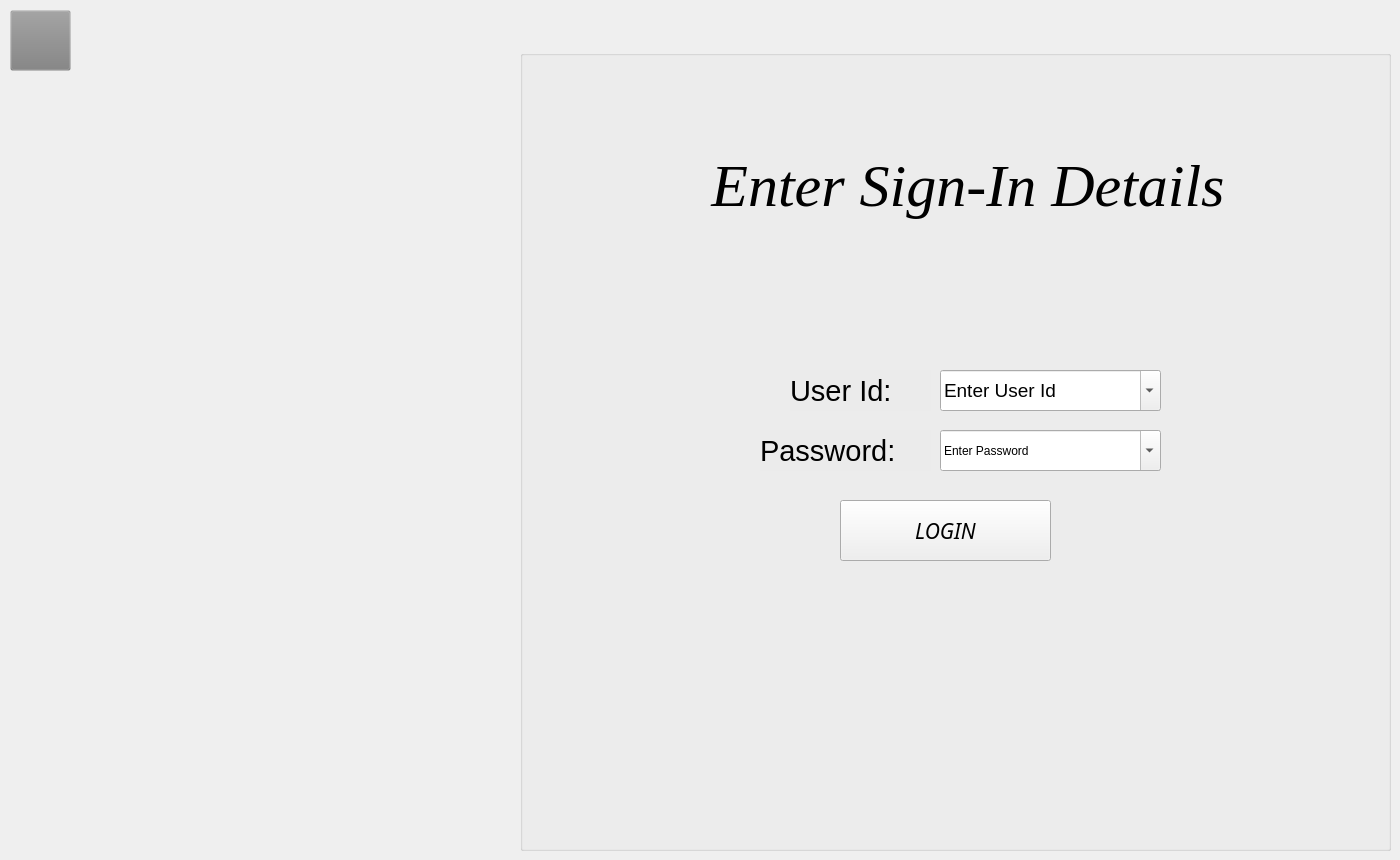
    <widget class="QWidget" name="login">
     <widget class="QGroupBox" name="groupBox_3">
      <property name="geometry">
       <rect>
        <x>520</x>
        <y>50</y>
        <width>871</width>
        <height>801</height>
       </rect>
      </property>
      <property name="title">
       <string/>
      </property>
      <property name="alignment">
       <set>Qt::AlignCenter</set>
      </property>
      <widget class="QLabel" name="label_3">
       <property name="geometry">
        <rect>
         <x>270</x>
         <y>320</y>
         <width>141</width>
         <height>41</height>
        </rect>
       </property>
       <property name="font">
        <font>
         <pointsize>22</pointsize>
        </font>
       </property>
       <property name="styleSheet">
        <string notr="true">background-color:rgb(128,128,128,0.01);</string>
       </property>
       <property name="text">
        <string>User Id:</string>
       </property>
      </widget>
      <widget class="QLabel" name="label_4">
       <property name="geometry">
        <rect>
         <x>60</x>
         <y>50</y>
         <width>761</width>
         <height>171</height>
        </rect>
       </property>
       <property name="font">
        <font>
         <family>Georgia</family>
         <pointsize>45</pointsize>
         <italic>true</italic>
         <underline>false</underline>
        </font>
       </property>
       <property name="styleSheet">
        <string notr="true">background-color:rgb(128,128,128,.001)</string>
       </property>
       <property name="text">
        <string> Enter Sign-In Details</string>
       </property>
       <property name="textFormat">
        <enum>Qt::AutoText</enum>
       </property>
       <property name="alignment">
        <set>Qt::AlignCenter</set>
       </property>
       <property name="wordWrap">
        <bool>false</bool>
       </property>
      </widget>
      <widget class="QLabel" name="label_5">
       <property name="geometry">
        <rect>
         <x>240</x>
         <y>380</y>
         <width>171</width>
         <height>41</height>
        </rect>
       </property>
       <property name="font">
        <font>
         <pointsize>22</pointsize>
        </font>
       </property>
       <property name="styleSheet">
        <string notr="true">background-color:rgb(128,128,128,0.01);</string>
       </property>
       <property name="text">
        <string>Password:</string>
       </property>
      </widget>
      <widget class="QPushButton" name="pushButton_7">
       <property name="geometry">
        <rect>
         <x>320</x>
         <y>450</y>
         <width>211</width>
         <height>61</height>
        </rect>
       </property>
       <property name="font">
        <font>
         <family>Franklin Gothic Medium</family>
         <pointsize>16</pointsize>
         <weight>50</weight>
         <italic>true</italic>
         <bold>false</bold>
        </font>
       </property>
       <property name="styleSheet">
        <string notr="true">font: italic 16pt &quot;Franklin Gothic Medium&quot;;</string>
       </property>
       <property name="text">
        <string>LOGIN</string>
       </property>
      </widget>
      <widget class="QComboBox" name="comboBox_input_username">
       <property name="geometry">
        <rect>
         <x>420</x>
         <y>320</y>
         <width>221</width>
         <height>41</height>
        </rect>
       </property>
       <property name="font">
        <font>
         <family>MS Shell Dlg 2</family>
         <pointsize>14</pointsize>
         <weight>50</weight>
         <italic>false</italic>
         <bold>false</bold>
        </font>
       </property>
       <property name="styleSheet">
        <string notr="true">font: 14pt &quot;MS Shell Dlg 2&quot;;</string>
       </property>
       <property name="editable">
        <bool>true</bool>
       </property>
       <property name="currentText">
        <string>Enter User Id</string>
       </property>
      </widget>
      <widget class="QComboBox" name="comboBox_input_password">
       <property name="geometry">
        <rect>
         <x>420</x>
         <y>380</y>
         <width>221</width>
         <height>41</height>
        </rect>
       </property>
       <property name="styleSheet">
        <string notr="true">font: 14pt &quot;MS Shell Dlg 2&quot;;</string>
       </property>
       <property name="editable">
        <bool>true</bool>
       </property>
       <property name="currentText">
        <string>Enter Password</string>
       </property>
      </widget>
     </widget>
     <widget class="QPushButton" name="loginpage_backbutton">
      <property name="geometry">
       <rect>
        <x>10</x>
        <y>10</y>
        <width>61</width>
        <height>61</height>
       </rect>
      </property>
      <property name="styleSheet">
       <string notr="true">border-image:url(:back-button.png);
background-color:rgb(128,128,128,0.01)</string>
      </property>
      <property name="text">
       <string/>
      </property>
     </widget>
    </widget>
